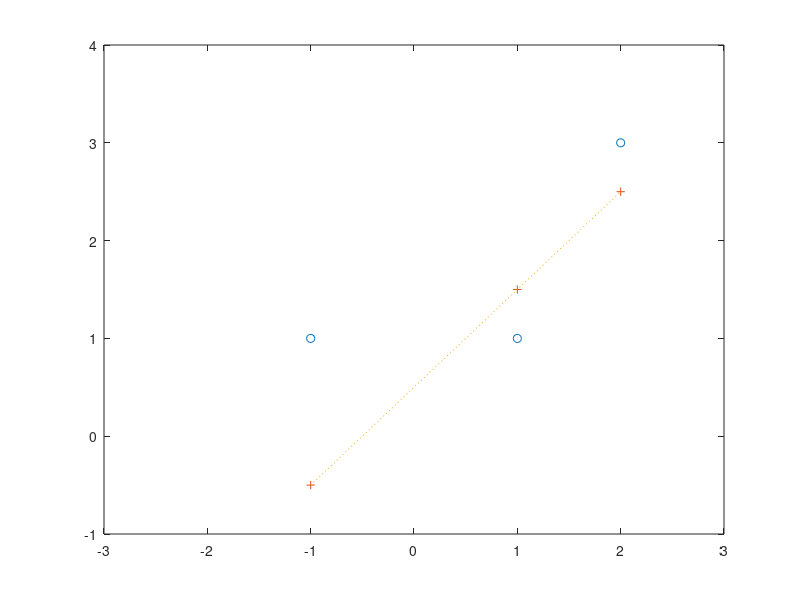
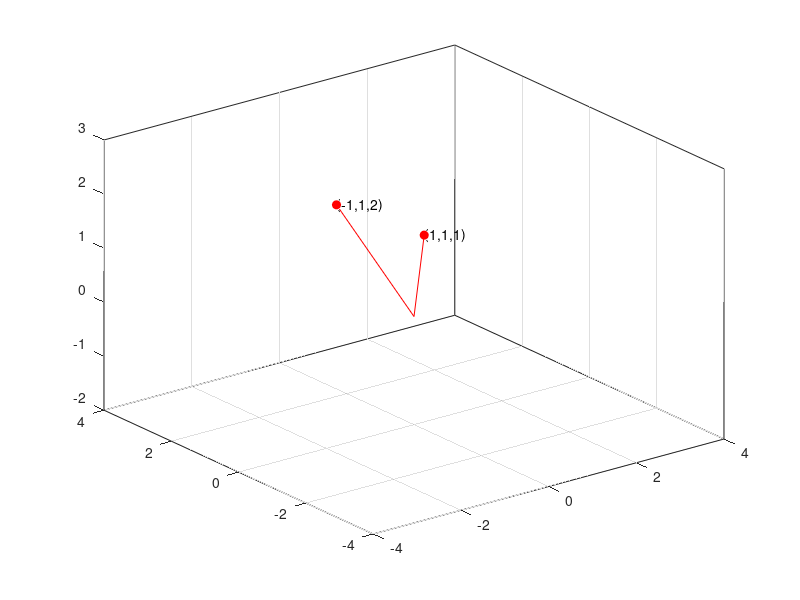

MATLAB code to generate these figures, in order: (Note: this script raises an error after producing the figures.)
% leastsqTutorial.m  script
%
% 
% This is a beginner's tutorial.  If you play with the concepts in this 
% tutorial, you can go from knowing next to nothing about linear algebra to an
% intuition that will help with multiple linear regression. The approach is
% based on Strang's 'Linear Algebra'. You will learn about subspaces
%
% M.N. Shadlen for Cold Spring Harbor 1998
% Aug 2004, improvements in nomenclature
% Mar 2005, corrected typos in lines 71-73 (Thanks Adrienne!)
% Feb 2009, organizing by cells. Minor clean up

%% The model problem
clear all
% suppose you have ordered pairs
data = [-1 1 2; 1 1 3]'

% Our job is to find the best fitting line for these three points.
% Here are the points
hf1 = figure(1), clf
plot(data(:,1), data(:,2),'o')
set(gca,'XLim',[-3 3],'YLim',[-1 4])

%% The matrix approach
% We are going to set this up as a matrix equation.  y = A*b. A contains our
% observations, which in this are the x values, along with a column of
% ones. The matrix, A, is called the design matrix for reasons that will
% be evident later. Y represents the dependent variable, what we
% typically graph on the y-axis. In one sense these are observations or
% measurments. In another sense, they are predictions. I will try to be
% clear about this distinction: y_obs is a vector of observed values for
% y. Depending on context, y or y_pred or y_guess is the predicted value. The
% remaining variable, b, which is also a vector, contains the fit
% coefficients. In the case of a line, there are just two: intercept and
% slope.

% [Aside for readers of Strang. Strang uses x where I'm using b. That's
% reasonable, because this is the unknown vector that we need to solve for.
% Most scientists naturally think of x as the argument of a function and
% they customarily represent a line as y = b0 + b1*x. To make things easier,
% I'm using this more common notation. In a moment, we'll see that x (in my
% notation, not Strang's) is just a column of A.]

A = [ones(3,1) data(:,1)]

% Notice that the first column of A is just a column of ones. 
% The second column contains the values plotted on the abscissa -- what
% we would normally call the x-variable: the values -1 1 2.

x = data(:,1)

% The observed y values are the 2nd column of the data
y_obs = data(:,2)

% We know A and we know x.  We want to find the best solution for b. 
% The first thing you need to convince yourself of is that the 2 by 1 column 
% vector, b, contains the constant and slope of the best fitting line.
% This is a good time to remind yourself of how a matrix multiplies a vector.

% Let's take a wild guess at b.  Let's guess that the intercept is .5 and
% the slope is 1
b = [.5 1]'

% Notice that you get out 3 values from A*x
y_guess = A*b
hold on, plot(x,y_guess,'+',x,y_guess,':')

% That's a pretty crummy fit, but that's not the point.  All you're supposed
% to see right now is that by going across the rows of A and down the
% column vector x, you get the equation 
[	A(1,1)*b(1) + A(1,2)*b(2)
	A(2,1)*b(1) + A(2,2)*b(2)
	A(3,1)*b(1) + A(3,2)*b(2)
]


% If you don't understand that last equation, stop.  There's no point
% in going any further. Ask for help or pick up a book.  
% If you understand the equation, then ask yourself the following.
% Suppose we made A as a column of 1s a column like A(:,2) and a third
% column of the squares:  A(:,3) = A(:,2).*A(:,2).  We would be looking for 
% a column vector, b, that has 3 components.  Do you see that these are the
% coefficients of the best fitting quadratic? b1 + b2*x + b3*x^2 = y
% Best to convince yourself of that too before going on.

% Now this way of setting up the equation jives with your sense of matrix
% times vector by going along the rows of the matrix and multiplying the
% elements by those going down the column vector.  Another way to put that
% is that each element in y is a dot-product of the corresponding row in A
% with the column vector b.  That's worth thinking about, but it does not
% lend itself to a particularly lucid view of the regression problem.  For
% this, it is worth thinking about the matrix times the vector in a
% different way.  Instead of going along the rows of A, consider the
% columns.  This is actually the easier way to think about it.  Notice that
% b is the same dimension as a column in A (3 by 1).  Convince yourself that
% y is just the weighted sum of the columns in A.  The weights come from the
% elements of b.

y_guess = b(1)*A(:,1) + b(2)*A(:,2)


% Again, it's not worth going on if you don't see this version of A*b

% Now here is where things start getting interesting.
% Once we recognize that y is the weighted sum of just 2 vectors, 
% it must be the case that y lies in the plane that these vectors 
% define.  No matter how you cut it, you can only find vectors, y, that you 
% can get to by adding the two vectors that form the columns of A.
% This plane is called the column-space of A.  It includes the origin.

%% 3D Picture
% It helps to look at a picture.  The way I'm going to draw this picture
% includes a step or two that we're not ready for.  Just execute it
% for the time being.  Later, we'll come back to why the matrix algebra
% works.


% Let's start by drawing our two column vectors
hf2 = figure(2)
hold off; hp = plot3(A(1,:),A(2,:),A(3,:),'ro','MarkerFaceColor','r'), hold on;
hl1= line([0 A(1,1)], [0 A(2,1)], [0 A(3,1)], 'Color', 'r')
hl2=line([0 A(1,2)], [0 A(2,2)], [0 A(3,2)],'Color', 'r')
s = sprintf(' text(%d,%d,%d,''(%d,%d,%d)'')', [A(:,1) A(:,1)]), eval(s)
s = sprintf(' text(%d,%d,%d,''(%d,%d,%d)'')', A(:,[2 2])), eval(s)
set(gca,'Box', 'on','XLim',[-4 4],'YLim',[-4 4],'ZLim',[-2 3])
set(gca,'XGrid','on','YGrid','on','ZGrid','off')

% You can imagine the plane
hfill = fill3([0 A(1,:) 0], [0 A(2,:) 0], [0 A(3,:) 0], 'b','EraseMode','xor')

% Now here's the part that you need to ignore for a moment.
% The next line makes a projection matrix. We're going to use it 
% to project the xy plane into the column space of A.
P = A * inv(A'*A) * A'
q = P * 2 * [1 1 1; 1 -2 1; -2 -2 1; -2 1 1; 1 1 1]'
h2 = fill3(q(1,:), q(2,:), q(3,:) , 'b','EraseMode','xor','EdgeColor','r')
delete(hfill)
set(gca,'FontSize',14)
xlabel('dim_1'), ylabel('dim_2'), zlabel('dim_3')

figure(2)
for k = 332:-4:300
    set(gca,'View',[k 30])
			drawnow
end
for k = 30:5:50
  set(gca,'View',[300 k])
	drawnow
end


% Are you convinced that no matter what we guess for our solution, x, we
% will end up with something in the plane?  You should have convinced yourself
% of this earlier.  But here is a quick demo.


% It is important to realize that any guess we make for the answer to
% our problem will make a vector in the plane spanned by A's column vectors.
% We'll make 5 random guesses for g and see what we get out
for i = 1:5
	g = 2 * (rand(2,1) - .5)
	res = A * g
	hg(i) = plot3(res(1),res(2),res(3),'c.')
	hl(i) = line([0 res(1)], [0 res(2)], [0 res(3)], 'Color','y')
end

% You might want to replay the axis-rotation again. Depending on where
% those random vectors point, it may or may not be obvious that they are in 
% the plane.

% Now that you have convinced yourself that no matter what we choose for x,
% we are going to get out (after multiplication by A) a vector that lies in
% the plane.  That is unfortunate because the perfect solution would be the
% vector y_obs, and it is usually the case that y_obs does not lie in our
% plane!  What a bummer.  But then again, if it did, we would have a perfect
% solution -- and that's not what we're dealing with in least squares.

% Let's look at the vector y_obs.  Remember this is the list of ordinate
% values for the points in Figure 1.

plot3(y_obs(1), y_obs(2), y_obs(3),'g*')
line([0 y_obs(1)], [0 y_obs(2)], [0 y_obs(3)], 'Color','g')
set(gca,'ZLim',[-1 3])

% It helps to get rid of the extra lines
delete(hl)
delete(hg)

% It also helps to anchor the orgin 

line([0 0],[0 0],[-1 0],'LineWidth',3,'Color','r')

%% a little spinning couldn't hurt
figure(2)
k = 50
i = 300
set(gca,'View',[i k])
drawnow, % pause
for k = 50:-4:30
 	set(gca,'View',[i k])
	[i k]
	drawnow
	% pause
end
for i = 300:-5:220
 	set(gca,'View',[i k])
	[i k]
	drawnow
	% pause
end

%% The solution
% So now what?  Clearly y_obs is not in the column space of A.  Yet no matter
% what we choose for b, we will get a set of predicted values that form a
% vector that is in the column-space.  Of course we want to find b so that
% the vector we get out is the closest one to the real solution.  Let's call
% the solution, ypred.  After all, there is no vector y, such that A*b =
% ypred.

% Now from the picture in front of you, it ought to be obvious that the
% closest we can get to y_obs is a vector that ends in the projection of
% y_obs
% on the blue plane.  I'm going to drop the end of vector y_obs onto the
% plane.  Try to ignore the math for the moment and grasp the geometry.

yproj = A * (inv(A' * A) * A' * y_obs)
hp = line([0 yproj(1)], [0 yproj(2)], [0 yproj(3)])
set(hp,'Color','g','LineStyle','--','LineWidth',3)


% The thick broken line is the projection of y_obs onto the column-space of
% A.  Let's call this vector yproj.  It is the predicted value that we would
% get out of A*b.  One way to see this is to return to the first plot and
% look at where bproj lies. These are the green asterisks connected by the
% green broken line.

figure(1)
hold off, plot(x,y_obs,'o'), hold on
plot(x,yproj,'g*', x,yproj,'g--')
set(gca,'XLim',[-3 3],'YLim',[-1 4])

% Our yproj is the column vector containing the ordinate values of these 
% three points.  You can see that these are the predicted values that lie
% on the best fitting line.  The way that we would say that this is the best 
% fitting line is that the distance from the asterisks to the data values 
% (vertically) is minimized.

% This distance is the difference between y_obs and A*b (i.e., ypred).
% Let's return to the vector diagram and convince ourselves.

%% Visualizing this error vector is the key to understanding least squares.

figure(2)

% It helps to construct a line that represents the error between b and
% bproj.  The error, E, is

E = y_obs - yproj

% Rather than displaying this vector emanating from the origin, we
% will add it to the end of bproj

hE = line([yproj(1) y_obs(1)], [yproj(2) y_obs(2)], [yproj(3) y_obs(3)])
set(hE,'Color','y','LineStyle','--','LineWidth',3)

% Do you appreciate that this E vector is orthogonal to the plane?
% There are lots of ways to talk about this, but you have to see
% and believe it first.  Don't go on unless you are absolutely comfortable
% with the idea that E is orthogonal to the plane spanned by the columns of 
% A.

% O.K., you made it.  Do you see that regardless of the dimension of the 
% problem, the least squares solution will be a projection of some
% high dimensional vector, y_obs, on some lower dimensional column space of A.  
% Sticking with the 2-dimensional case, if we were fitting a
% line to 4 points instead of 3, we would be projecting a 4-dimensional 
% vector, y_obs, onto the 2-dimensional plane spanned by the 2 4-dimensional
% column vectors of A.  One of these would be [1 1 1 1]'.  

%% Let's return to the matter of E and how to talk about it.  
% We have already said that it is orthogonal to the columns of A.
% That means that the dot product of E with any column of A should be 
% zero.  Since E is a column vector, we either have to take its transpose 
% and multiply E'*A(:,1) 

E' * A(:,1)     % 1st column 
E' * A(:,2)			% 2nd column

% or take the transpose of the column vectors and multiply these times
% the E column vector.

A(:,1)' * E		  % 1st column 
A(:,2)' * E			% 2nd column

% I'm assuming you know about dot products.  If you don't, you'll have to
% pick up a book. You might just recall that it is the product of the
% lengths times the cosine of the angle between the vectors.  So z'*z is the
% square of the length of z.  You can easily verify that the dot product of
% two orthogonal vectors is 0 e.g., visualize and compute

[1 0] * [0 1]'
[1 1] * [-1 1]'
[1 1] * [-2.7 2.7]'

% ... and so forth.
 
% If you don't understand dot products (sometimes called inner products)
% don't go on. 

% If you understand the notion of inner products and the fact that E is
% orthogonal to the columnspace of A, then we can move on.
% The first thing to say is that we can combine the dot products above
% into a single matrix operation.  Starting with E transpose, 

E' * A		

% should be a row vector with 2 0's. (You get very tiny numbers)
% Or we can transpose A and multiply it times the E column vector

A' * E		

% makes a column vector with 2 zeros. (within floating point precision)


% There is a very imporant idea here.  The Error vector, which is, after all,
% the residuals between the observed data and the fit, is orthogonal to
% the columnspace of A.  It lies in the left nullspace of A.  The reason 
% this is called the left nullspace is because we have to left-multiply 
% E * A to get our zeros.

% Once we see that this is so, we can derive the NORMAL EQUATIONS in matrix
% form.  We are looking for the best approximation to b in the equation A*b
% = y_obs.  We have already admitted that there is no vector b that will work
% because A*b always lies in the columnspace of A, whereas y_obs does not.
% So, instead, we'll solve for yproj So we say that what we really want is
% to minimize the error between our fit, A*b, and the observed values, y_obs.
% In least squares, we want to minimize the sum of the (y_obs - A*b).^2 What
% you should be absolutely convinced of is that y_obs - A*b is just the
% vector E, and that this vector is perpendicular to the columnspace of A.


% Start with E.  We have already convinced ourselves of the fact that A' * E
% = 0. If you don't remember this, go back to the last statement you
% executed.  But E is just 

% y_obs - A*b 

% Substituting for E, we get 

% A' * (y_obs - A*b) = 0 

% rearranging, we get 

% A'* y_obs = A'*A*b 

% Remember, we are trying to solve for b. So we multiply both sides of
% the equation by the inverse of (A'*A)

%		inv(A'*A) * A'* y_obs = inv(A'*A) * (A'*A) * b
%		inv(A'*A) * A'* y_obs = b

b = inv(A'*A) * A'* y_obs 	
% which is the normal equation (see Strang, p. 156, noting that our b is
% his xbar and our y_obs is his b)

% The column vector describes the best fitting line to the data. 
% 1.2857 is the intercept and 0.5714 is the slope. 
 
figure(1)
fplot('1.2857 + 0.5714*x',[-3 3],'c')

% Now there is one thing left to appreciate before we extend this to
% multiple regression. I promised that I would explain the projection matrix
% we used to make our pretty picture.  It would be nice to be able to
% project a vector onto the columnspace of A.  Well, we already have one
% example: A*b is the projection of y_obs onto the columnspace.  Now look at
% what you get when you left-multiply the equation for b by A.

% A * b = A * inv(A'*A) * A' * y_obs

% This leads to a simple idea.  The seemingly messy string of matrices,
% A * inv(A'*A) * A', projects y_obs onto the plane in our figure.

P = A * inv(A'*A) * A'

% Earlier in the tutorial, we used P to project the vertices of a square 
% onto the columnspace of A.  That's how we made the blue plane.

%% Extension to higher order polynomials
% So why is this so cool?  Because it gives us a very easy way to do
% multiple regression.  Suppose we have the ordered pairs,

data = [
     0     1
     1    53
     2    35
     3    -7
     4    87
     5   106
     6   250
     7   301
     8   346
     9   337
    10   256
    11   -25
    12  -421
]
		


figure(1)
hold off, plot(data(:,1),data(:,2),'o'),hold on

% We want to fit a 4th order polynomial.
% The A matrix has 5 columns

x = data(:,1);
y_obs = data(:,2);
A = [ones(size(x)) x x.^2 x.^3 x.^4]

% We want the best solution for xbar in the equation A*xbar = b

b = inv(A'*A) * A'* y_obs

% It's that simple.  We can get the fit back with
predvals = A*b
plot(x,predvals,'r*')

% and we can get a predicted curve by increasing the sampling density
xint = linspace(min(x),max(x),100)';
A = [ones(size(xint)) xint xint.^2 xint.^3 xint.^4];
predvals = A*b;
plot(xint,predvals,'r-')


%% If you want to go on, the next topic is weighted least squares
% Then, multiple regression with nondiagonal covariance matrix.
